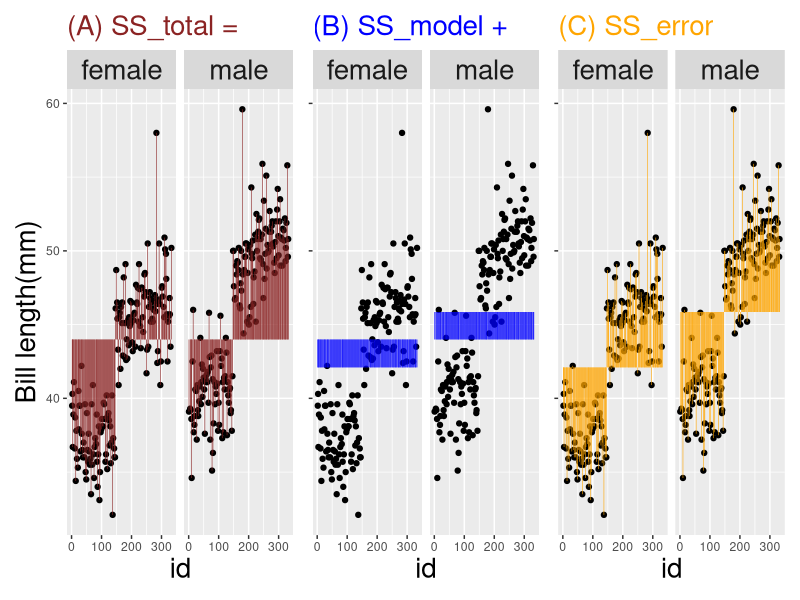

Write R code to recreate this figure.
# Load necessary libraries
library(ggplot2)
library(dplyr)
library(patchwork)
library(palmerpenguins)

# Prepare the data
penguin_SS <- penguins %>%  
  filter(!is.na(sex) & !is.na(bill_length_mm)) %>%  # Remove rows with missing values for sex or bill length
  mutate(id = 1:n()) %>%                            # Create an 'id' column to uniquely identify each row
  select(id, sex, bill_length_mm) %>%               # Select only the necessary columns
  mutate(
    grand_mean     = mean(bill_length_mm),          # Calculate the grand mean of bill length
    total_error    = bill_length_mm - grand_mean,   # Calculate the total deviation from the grand mean
    prediction     = 42.097 + case_when(            # Create predictions based on sex (simple linear model)
      sex == "male"   ~ 3.758,
      sex == "female" ~ 0
    ),
    model_explains = prediction - grand_mean,       # Calculate the deviation explained by the model
    residual_error = bill_length_mm - prediction    # Calculate the residual error (unexplained by the model)
  )

# Create the first plot: Total Sum of Squares (SS_total)
a <- ggplot(penguin_SS, aes(x = id, xend = id, y = bill_length_mm, yend = grand_mean)) +
  geom_point() +                                       # Plot the actual bill length values
  geom_segment(linewidth = .2, color = "brown4") +     # Draw lines representing deviations from the grand mean
  labs(y = "Bill length(mm)", title = "(A) SS_total =") +
  facet_wrap(~sex, ncol=2) +                           # Separate plots by sex
  theme(plot.title = element_text(size= 20, color = "brown4"), 
        axis.title = element_text(size=20), 
        strip.text = element_text(size=20))

# Create the second plot: Model Sum of Squares (SS_model)
b <- ggplot(penguin_SS, aes(x = id, xend = id, y = bill_length_mm, yend = grand_mean)) +
  geom_point() +                                       # Plot the actual bill length values
  geom_segment(aes(y = prediction), linewidth = .2, color = "blue") +  # Draw lines from grand mean to predictions
  labs(y = "Bill length(mm)", title = "(B) SS_model +") +
  facet_wrap(~sex, ncol=2) +                           # Separate plots by sex
  theme(axis.text.y = element_blank(), 
        axis.title.y = element_blank(), 
        plot.title = element_text(size= 20, color = "blue"), 
        axis.title = element_text(size=20), 
        strip.text = element_text(size=20))

# Create the third plot: Error Sum of Squares (SS_error)
c <- ggplot(penguin_SS, aes(x = id, xend = id, y = bill_length_mm, yend = prediction)) +
  geom_point() +                                       # Plot the actual bill length values
  geom_segment(linewidth = .2, color = "orange") +     # Draw lines from predictions to actual values (residuals)
  labs(y = "Bill length(mm)", title = "(C) SS_error") +
  facet_wrap(~sex, ncol=2) +                           # Separate plots by sex
  theme(axis.text.y = element_blank(), 
        axis.title.y = element_blank(), 
        plot.title = element_text(size= 20, color = "orange"), 
        axis.title = element_text(size=20), 
        strip.text = element_text(size=20))

# Combine the three plots to visualize SS_total = SS_model + SS_error
a + b + c  # Assume we have the patchwork package loaded
